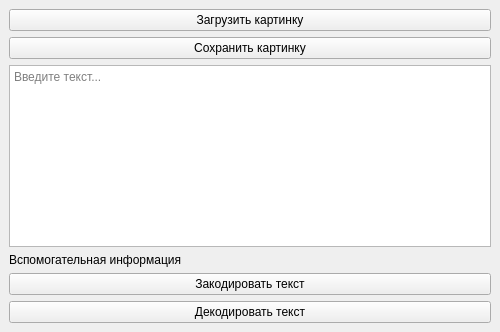
<?xml version="1.0" encoding="UTF-8"?>
<ui version="4.0">
 <class>MainWindow</class>
 <widget class="QMainWindow" name="MainWindow">
  <property name="geometry">
   <rect>
    <x>0</x>
    <y>0</y>
    <width>500</width>
    <height>332</height>
   </rect>
  </property>
  <property name="windowTitle">
   <string>MainWindow</string>
  </property>
  <property name="styleSheet">
   <string notr="true">QPushButton:hover{color: blue; font: bold 10pt;}</string>
  </property>
  <widget class="QWidget" name="centralwidget">
   <layout class="QVBoxLayout" name="verticalLayout">
    <item>
     <layout class="QHBoxLayout" name="horizontalLayout"/>
    </item>
    <item>
     <widget class="QPushButton" name="loadImgButton">
      <property name="text">
       <string>Загрузить картинку</string>
      </property>
     </widget>
    </item>
    <item>
     <widget class="QPushButton" name="saveImgButton">
      <property name="text">
       <string>Сохранить картинку</string>
      </property>
     </widget>
    </item>
    <item>
     <widget class="QPlainTextEdit" name="plainTextEdit">
      <property name="sizePolicy">
       <sizepolicy hsizetype="Expanding" vsizetype="Expanding">
        <horstretch>1</horstretch>
        <verstretch>0</verstretch>
       </sizepolicy>
      </property>
      <property name="placeholderText">
       <string>Введите текст...</string>
      </property>
     </widget>
    </item>
    <item>
     <widget class="QLabel" name="outputLabel">
      <property name="sizePolicy">
       <sizepolicy hsizetype="Preferred" vsizetype="Preferred">
        <horstretch>1</horstretch>
        <verstretch>0</verstretch>
       </sizepolicy>
      </property>
      <property name="text">
       <string>Вспомогательная информация</string>
      </property>
      <property name="scaledContents">
       <bool>false</bool>
      </property>
      <property name="alignment">
       <set>Qt::AlignLeading|Qt::AlignLeft|Qt::AlignTop</set>
      </property>
      <property name="wordWrap">
       <bool>true</bool>
      </property>
     </widget>
    </item>
    <item>
     <widget class="QPushButton" name="encodeMsgButton">
      <property name="text">
       <string>Закодировать текст</string>
      </property>
     </widget>
    </item>
    <item>
     <layout class="QHBoxLayout" name="horizontalLayout_2">
      <item>
       <widget class="QPushButton" name="decodeMsgButton">
        <property name="text">
         <string>Декодировать текст</string>
        </property>
       </widget>
      </item>
     </layout>
    </item>
   </layout>
  </widget>
 </widget>
 <tabstops>
  <tabstop>decodeMsgButton</tabstop>
 </tabstops>
 <resources/>
 <connections/>
</ui>
